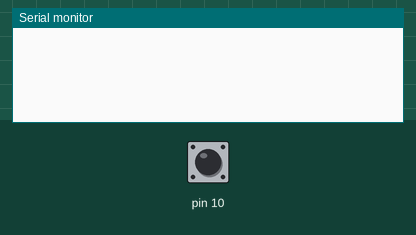
Simulated run of this sketch. Board: Arduino Uno, built with avr-gcc and run on an emulated ATmega328P. Parts: the last lines printed to the serial monitor. The test bench sets the inputs (shaded band); at power-on: pin 10 HIGH.

Above: at 1.2 s.
1.3 s: pin 10 pulled LOW for 0.15 s
At 2.3 s:
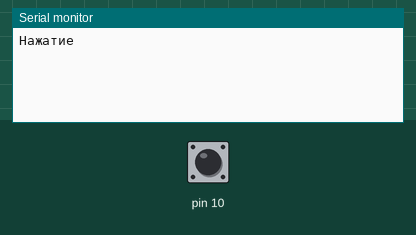
2.9 s: pin 10 pulled LOW for 1 s
At 3.9 s:
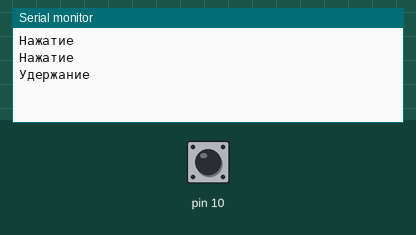

The sketch:

Button1.ino
```cpp
/*
Кнопка
Антидребезг, нажатие, импульсы перебора при удержании.
by LeoRodX 2024
*/

void setup() {
  Serial.begin(9600);
  pinMode(10, INPUT_PULLUP);
}
bool flag = false;
uint32_t btnTimer = 0;
void loop() {
  bool btnState = !digitalRead(10);
  if (btnState && !flag && millis() - btnTimer > 100) {    // > 100, устранение дребезга
    flag = true;
    btnTimer = millis();
    Serial.println("Нажатие");
  }
  if (btnState && flag && millis() - btnTimer > 500) {    // > 500, при удержании кнопки код генерирует импульсы, например, для "перебора режимов"
    btnTimer = millis();
    Serial.println("Удержание");
  }
   if (!btnState && flag && millis() - btnTimer > 500) {    // если кнопка не нажата
    flag = false;
    btnTimer = millis();
  }
}
```

Measured:
- after the input at 1.3 s, the serial monitor: prints a new line at once (image 1)
- after the input at 2.9 s, the serial monitor: prints a new line after 0.50 s (image 2)
